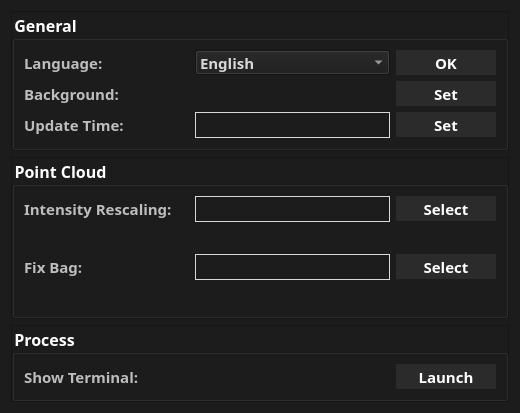
<?xml version="1.0" encoding="UTF-8"?>
<ui version="4.0">
 <class>mainwindowSettingDialog</class>
 <widget class="QDialog" name="mainwindowSettingDialog">
  <property name="geometry">
   <rect>
    <x>0</x>
    <y>0</y>
    <width>520</width>
    <height>408</height>
   </rect>
  </property>
  <property name="windowTitle">
   <string>Setting</string>
  </property>
  <property name="styleSheet">
   <string notr="true">QWidget{background:#1c1c1c}

QLabel{color:#bdbdbd}

QCheckBox::indicator{ border: 1px solid #d9d7d7; border-radius: 1px;} 
QCheckBox::indicator:checked{ background-color:rgba(215, 215, 215, 100); }
QCheckBox::indicator:disabled{ background-color:#D9D9D9; }
QDoubleSpinBox{selection-background-color: rgba(215, 215, 215, 100); border:1px solid #121212; color:#d9d7d7}
QSpinBox{selection-background-color: rgba(215, 215, 215, 100); border:1px solid #121212;color:#d9d7d7}
        


QComboBox QAbstractItemView { selection-background-color:rgba(215, 215, 215, 100);selection-color:#d9d7d7;color:#d9d7d7 } 
QComboBox{ selection-background-color:rgba(215, 215, 215, 100);selection-color:#d9d7d7;color:#d9d7d7 } 
            



QSlider::handle:horizontal {background: #faa028;}


QLineEdit{selection-background-color: rgba(215, 215, 215, 100); color:#bdbdbd; border:1px solid #d9d7d7 }

QPushButton{border:none; background:#2b2b2b} 
QPushButton{color:#ffffff} 
QPushButton::hover{color:#faa028} 
QPushButton::pressed{color:#ffffff}  

QGroupBox{color:#ffffff}</string>
  </property>
  <layout class="QVBoxLayout" name="verticalLayout_4">
   <item>
    <widget class="QFrame" name="frame">
     <property name="frameShape">
      <enum>QFrame::StyledPanel</enum>
     </property>
     <property name="frameShadow">
      <enum>QFrame::Raised</enum>
     </property>
     <layout class="QGridLayout" name="gridLayout">
      <property name="leftMargin">
       <number>0</number>
      </property>
      <property name="topMargin">
       <number>0</number>
      </property>
      <property name="rightMargin">
       <number>0</number>
      </property>
      <property name="bottomMargin">
       <number>0</number>
      </property>
      <property name="spacing">
       <number>0</number>
      </property>
      <item row="0" column="0">
       <widget class="QGroupBox" name="groupBox_2">
        <property name="font">
         <font>
          <family>Arial Black</family>
          <pointsize>12</pointsize>
          <weight>75</weight>
          <bold>true</bold>
         </font>
        </property>
        <property name="title">
         <string>General</string>
        </property>
        <layout class="QVBoxLayout" name="verticalLayout">
         <item>
          <layout class="QHBoxLayout" name="horizontalLayout_4">
           <item>
            <widget class="QLabel" name="label">
             <property name="minimumSize">
              <size>
               <width>165</width>
               <height>0</height>
              </size>
             </property>
             <property name="maximumSize">
              <size>
               <width>165</width>
               <height>16777215</height>
              </size>
             </property>
             <property name="font">
              <font>
               <family>Arial Black</family>
               <pointsize>11</pointsize>
               <weight>75</weight>
               <bold>true</bold>
              </font>
             </property>
             <property name="text">
              <string>Language:</string>
             </property>
            </widget>
           </item>
           <item>
            <widget class="QComboBox" name="comboBoxLang">
             <property name="sizePolicy">
              <sizepolicy hsizetype="Expanding" vsizetype="Fixed">
               <horstretch>0</horstretch>
               <verstretch>0</verstretch>
              </sizepolicy>
             </property>
             <property name="minimumSize">
              <size>
               <width>0</width>
               <height>25</height>
              </size>
             </property>
             <property name="maximumSize">
              <size>
               <width>16777215</width>
               <height>25</height>
              </size>
             </property>
             <property name="font">
              <font>
               <family>Arial Black</family>
               <pointsize>11</pointsize>
               <weight>75</weight>
               <bold>true</bold>
              </font>
             </property>
             <item>
              <property name="text">
               <string>English</string>
              </property>
             </item>
             <item>
              <property name="text">
               <string>Chinese</string>
              </property>
             </item>
            </widget>
           </item>
           <item alignment="Qt::AlignRight">
            <widget class="QPushButton" name="pushButtonLangOk">
             <property name="minimumSize">
              <size>
               <width>100</width>
               <height>25</height>
              </size>
             </property>
             <property name="font">
              <font>
               <family>Arial Black</family>
               <pointsize>11</pointsize>
               <weight>75</weight>
               <bold>true</bold>
              </font>
             </property>
             <property name="text">
              <string>OK</string>
             </property>
            </widget>
           </item>
          </layout>
         </item>
         <item>
          <layout class="QHBoxLayout" name="horizontalLayout_5">
           <item>
            <widget class="QLabel" name="label_3">
             <property name="minimumSize">
              <size>
               <width>165</width>
               <height>0</height>
              </size>
             </property>
             <property name="maximumSize">
              <size>
               <width>165</width>
               <height>16777215</height>
              </size>
             </property>
             <property name="font">
              <font>
               <family>Arial Black</family>
               <pointsize>11</pointsize>
               <weight>75</weight>
               <bold>true</bold>
              </font>
             </property>
             <property name="text">
              <string>Background:</string>
             </property>
            </widget>
           </item>
           <item alignment="Qt::AlignRight">
            <widget class="QPushButton" name="pushButtonBg">
             <property name="sizePolicy">
              <sizepolicy hsizetype="Preferred" vsizetype="Fixed">
               <horstretch>0</horstretch>
               <verstretch>0</verstretch>
              </sizepolicy>
             </property>
             <property name="minimumSize">
              <size>
               <width>100</width>
               <height>25</height>
              </size>
             </property>
             <property name="maximumSize">
              <size>
               <width>16777215</width>
               <height>25</height>
              </size>
             </property>
             <property name="font">
              <font>
               <family>Arial Black</family>
               <pointsize>11</pointsize>
               <weight>75</weight>
               <bold>true</bold>
              </font>
             </property>
             <property name="text">
              <string>Set</string>
             </property>
            </widget>
           </item>
          </layout>
         </item>
         <item>
          <layout class="QHBoxLayout" name="horizontalLayout_6">
           <item>
            <widget class="QLabel" name="label_6">
             <property name="minimumSize">
              <size>
               <width>165</width>
               <height>0</height>
              </size>
             </property>
             <property name="maximumSize">
              <size>
               <width>165</width>
               <height>16777215</height>
              </size>
             </property>
             <property name="font">
              <font>
               <family>Arial Black</family>
               <pointsize>11</pointsize>
               <weight>75</weight>
               <bold>true</bold>
              </font>
             </property>
             <property name="text">
              <string>Update Time:</string>
             </property>
            </widget>
           </item>
           <item>
            <widget class="QLineEdit" name="lineEditUpdateTime">
             <property name="font">
              <font>
               <family>Arial Black</family>
               <pointsize>11</pointsize>
               <weight>75</weight>
               <bold>true</bold>
              </font>
             </property>
            </widget>
           </item>
           <item alignment="Qt::AlignRight">
            <widget class="QPushButton" name="pushButtonUpdateTime">
             <property name="sizePolicy">
              <sizepolicy hsizetype="Preferred" vsizetype="Fixed">
               <horstretch>0</horstretch>
               <verstretch>0</verstretch>
              </sizepolicy>
             </property>
             <property name="minimumSize">
              <size>
               <width>100</width>
               <height>25</height>
              </size>
             </property>
             <property name="maximumSize">
              <size>
               <width>16777215</width>
               <height>25</height>
              </size>
             </property>
             <property name="font">
              <font>
               <family>Arial Black</family>
               <pointsize>11</pointsize>
               <weight>75</weight>
               <bold>true</bold>
              </font>
             </property>
             <property name="text">
              <string>Set</string>
             </property>
            </widget>
           </item>
          </layout>
         </item>
        </layout>
       </widget>
      </item>
     </layout>
    </widget>
   </item>
   <item>
    <widget class="QFrame" name="frame_2">
     <property name="frameShape">
      <enum>QFrame::StyledPanel</enum>
     </property>
     <property name="frameShadow">
      <enum>QFrame::Raised</enum>
     </property>
     <layout class="QGridLayout" name="gridLayout_2">
      <property name="leftMargin">
       <number>0</number>
      </property>
      <property name="topMargin">
       <number>0</number>
      </property>
      <property name="rightMargin">
       <number>0</number>
      </property>
      <property name="bottomMargin">
       <number>0</number>
      </property>
      <property name="spacing">
       <number>0</number>
      </property>
      <item row="0" column="0">
       <widget class="QGroupBox" name="groupBox">
        <property name="font">
         <font>
          <family>Arial Black</family>
          <pointsize>12</pointsize>
          <weight>75</weight>
          <bold>true</bold>
         </font>
        </property>
        <property name="title">
         <string>Point Cloud</string>
        </property>
        <layout class="QVBoxLayout" name="verticalLayout_3">
         <item>
          <layout class="QVBoxLayout" name="verticalLayout_2">
           <item>
            <layout class="QHBoxLayout" name="horizontalLayout">
             <item>
              <widget class="QLabel" name="label_2">
               <property name="minimumSize">
                <size>
                 <width>165</width>
                 <height>0</height>
                </size>
               </property>
               <property name="maximumSize">
                <size>
                 <width>165</width>
                 <height>16777215</height>
                </size>
               </property>
               <property name="font">
                <font>
                 <family>Arial Black</family>
                 <pointsize>11</pointsize>
                 <weight>75</weight>
                 <bold>true</bold>
                </font>
               </property>
               <property name="text">
                <string>Intensity Rescaling:</string>
               </property>
              </widget>
             </item>
             <item>
              <widget class="QLineEdit" name="lineEditIntensity">
               <property name="font">
                <font>
                 <family>Arial Black</family>
                 <pointsize>11</pointsize>
                 <weight>75</weight>
                 <bold>true</bold>
                </font>
               </property>
               <property name="readOnly">
                <bool>true</bool>
               </property>
              </widget>
             </item>
             <item alignment="Qt::AlignRight">
              <widget class="QPushButton" name="pushButtonIntensity">
               <property name="sizePolicy">
                <sizepolicy hsizetype="Preferred" vsizetype="Fixed">
                 <horstretch>0</horstretch>
                 <verstretch>0</verstretch>
                </sizepolicy>
               </property>
               <property name="minimumSize">
                <size>
                 <width>100</width>
                 <height>25</height>
                </size>
               </property>
               <property name="font">
                <font>
                 <family>Arial Black</family>
                 <pointsize>11</pointsize>
                 <weight>75</weight>
                 <bold>true</bold>
                </font>
               </property>
               <property name="text">
                <string>Select</string>
               </property>
              </widget>
             </item>
            </layout>
           </item>
           <item alignment="Qt::AlignRight">
            <widget class="QLabel" name="labelIntensity">
             <property name="font">
              <font>
               <family>Arial Black</family>
               <pointsize>11</pointsize>
               <weight>75</weight>
               <bold>true</bold>
              </font>
             </property>
             <property name="text">
              <string/>
             </property>
            </widget>
           </item>
          </layout>
         </item>
         <item>
          <layout class="QVBoxLayout" name="verticalLayout_5">
           <item>
            <layout class="QHBoxLayout" name="horizontalLayout_2">
             <item>
              <widget class="QLabel" name="label_4">
               <property name="minimumSize">
                <size>
                 <width>165</width>
                 <height>0</height>
                </size>
               </property>
               <property name="maximumSize">
                <size>
                 <width>165</width>
                 <height>16777215</height>
                </size>
               </property>
               <property name="font">
                <font>
                 <family>Arial Black</family>
                 <pointsize>11</pointsize>
                 <weight>75</weight>
                 <bold>true</bold>
                </font>
               </property>
               <property name="text">
                <string>Fix Bag:</string>
               </property>
              </widget>
             </item>
             <item>
              <widget class="QLineEdit" name="lineEditBagRe">
               <property name="font">
                <font>
                 <family>Arial Black</family>
                 <pointsize>11</pointsize>
                 <weight>75</weight>
                 <bold>true</bold>
                </font>
               </property>
               <property name="readOnly">
                <bool>true</bool>
               </property>
              </widget>
             </item>
             <item alignment="Qt::AlignRight">
              <widget class="QPushButton" name="pushButtonBagRe">
               <property name="sizePolicy">
                <sizepolicy hsizetype="Preferred" vsizetype="Fixed">
                 <horstretch>0</horstretch>
                 <verstretch>0</verstretch>
                </sizepolicy>
               </property>
               <property name="minimumSize">
                <size>
                 <width>100</width>
                 <height>25</height>
                </size>
               </property>
               <property name="font">
                <font>
                 <family>Arial Black</family>
                 <pointsize>11</pointsize>
                 <weight>75</weight>
                 <bold>true</bold>
                </font>
               </property>
               <property name="text">
                <string>Select</string>
               </property>
              </widget>
             </item>
            </layout>
           </item>
           <item alignment="Qt::AlignRight">
            <widget class="QLabel" name="labelBagRe">
             <property name="font">
              <font>
               <family>Arial Black</family>
               <pointsize>11</pointsize>
               <weight>75</weight>
               <bold>true</bold>
              </font>
             </property>
             <property name="text">
              <string/>
             </property>
            </widget>
           </item>
          </layout>
         </item>
        </layout>
       </widget>
      </item>
     </layout>
    </widget>
   </item>
   <item>
    <widget class="QFrame" name="frame_3">
     <property name="frameShape">
      <enum>QFrame::StyledPanel</enum>
     </property>
     <property name="frameShadow">
      <enum>QFrame::Raised</enum>
     </property>
     <layout class="QVBoxLayout" name="verticalLayout_6">
      <property name="spacing">
       <number>0</number>
      </property>
      <property name="leftMargin">
       <number>0</number>
      </property>
      <property name="topMargin">
       <number>0</number>
      </property>
      <property name="rightMargin">
       <number>0</number>
      </property>
      <property name="bottomMargin">
       <number>0</number>
      </property>
      <item>
       <widget class="QGroupBox" name="groupBox_3">
        <property name="font">
         <font>
          <family>Arial Black</family>
          <pointsize>12</pointsize>
          <weight>75</weight>
          <bold>true</bold>
         </font>
        </property>
        <property name="title">
         <string>Process</string>
        </property>
        <layout class="QVBoxLayout" name="verticalLayout_7">
         <item>
          <layout class="QHBoxLayout" name="horizontalLayout_3">
           <item>
            <widget class="QLabel" name="label_5">
             <property name="minimumSize">
              <size>
               <width>165</width>
               <height>0</height>
              </size>
             </property>
             <property name="font">
              <font>
               <family>Arial Black</family>
               <pointsize>11</pointsize>
               <weight>75</weight>
               <bold>true</bold>
              </font>
             </property>
             <property name="text">
              <string>Show Terminal:</string>
             </property>
            </widget>
           </item>
           <item alignment="Qt::AlignRight">
            <widget class="QPushButton" name="pushButtonCmd">
             <property name="minimumSize">
              <size>
               <width>100</width>
               <height>25</height>
              </size>
             </property>
             <property name="font">
              <font>
               <family>Arial Black</family>
               <pointsize>11</pointsize>
               <weight>75</weight>
               <bold>true</bold>
              </font>
             </property>
             <property name="text">
              <string>Launch</string>
             </property>
            </widget>
           </item>
          </layout>
         </item>
        </layout>
       </widget>
      </item>
     </layout>
    </widget>
   </item>
  </layout>
 </widget>
 <resources/>
 <connections/>
</ui>
